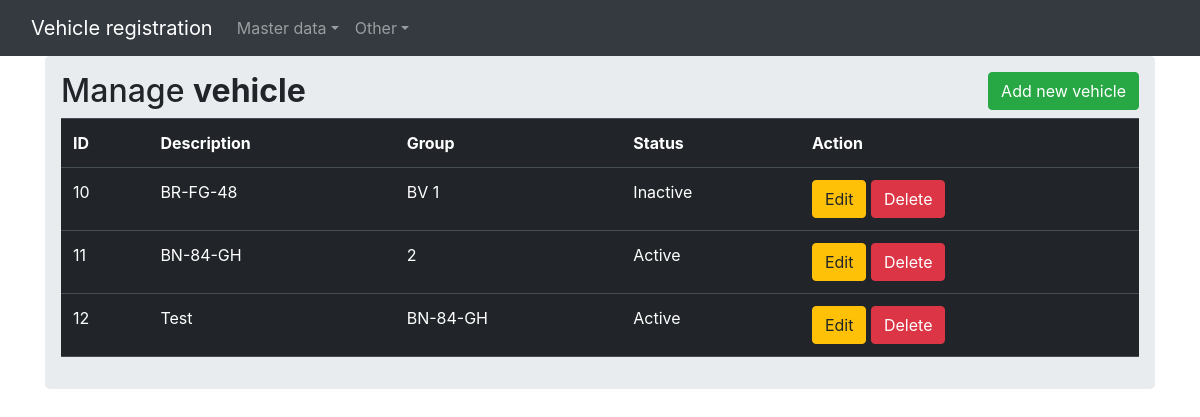
Before: / with the older database file.
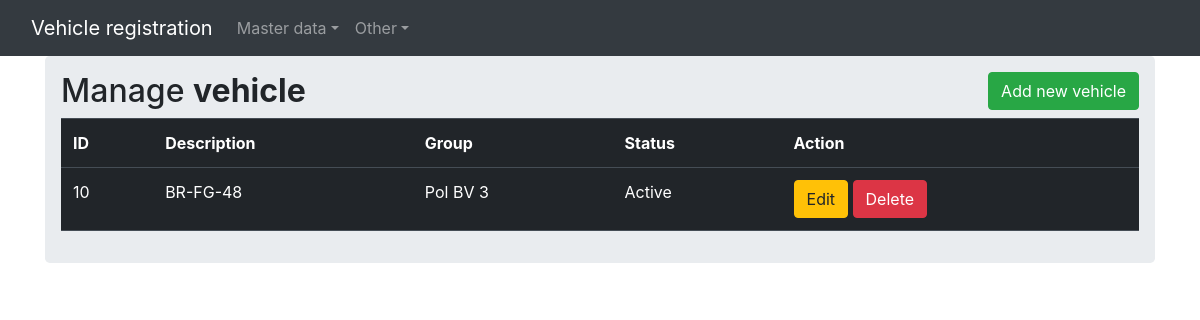
After: the same page with the newer database file.
### models.py (models this page shows)
class vehicle(db.Model):
    vehicleid = db.Column(db.Integer, primary_key=True)
    vehicledescription = db.Column(db.String(10000))
    vehicle_group = db.Column(db.String(10000))
    vehiclestatus = db.Column(db.String(10000))

### views.py (the view)
@views.route('/')
def indexvehicle():
    vehiclesdata = vehicle.query.all()
    vehiclesgroupdata = vehicle_group.query.all()
    return render_template("vehicle.html", vehicles = vehiclesdata, vehiclesgroup = vehiclesgroupdata)

### templates/vehicle.html (shortened to what this page needs)
{% include 'header.html' %}
<head>
   <link rel="stylesheet" href="https://stackpath.bootstrapcdn.com/bootstrap/4.4.1/css/bootstrap.min.css">
</head>
{% block body %}
<div class="container">
    <div class="row">
        <div class="col md-12">
            <div class="jumbotron p-3">
                <h2>Manage <b>vehicle </b>  <button type="button"  class="btn btn-success float-right"
                data-toggle="modal" data-target="#mymodal">Add new vehicle</button> </h2>
                <table class="table table-hover table-dark">
                    <tr>
                        <th>ID</th>
                        <th>Description</th>
                        <th>Group</th>
                        <th>Status</th>
                        <th>Action</th>
                    </tr>
                   {% for row in vehicles %}
                    <tr>
                        <td>{{row.vehicleid}}</td>
                        <td>{{row.vehicledescription}}</td>
                        <td>{{row.vehicle_group}}</td>
                        <td>{{row.vehiclestatus}}</td>
                        <td>
                            <a href="/update/{{row.vehicleid}}" class="btn btn-warning btn-xs" data-toggle="modal" data-target="#modaledit{{row.vehicleID}}">Edit</a>
                            <a href="/delete/{{row.vehicleid}}" class="btn btn-danger btn-xs" onclick="return confirm('Are You Sure To Delete ?')">Delete</a>
                        </td>
                    </tr>
                    {% endfor %}
                </table>
            </div>
        </div>
    </div>
</div>
{% endblock %}

### templates/header.html (shortened to what this page needs)
<!DOCTYPE html>
<html lang="en">
<head>
  <link href="https://cdn.jsdelivr.net/npm/bootstrap@5.1.3/dist/css/bootstrap.min.css" rel="stylesheet">
</head>
<body>
<nav class="navbar navbar-expand-sm bg-dark navbar-dark">
  <div class="container-fluid">
    <a class="navbar-brand" href="#">Vehicle registration</a>
    <div class="collapse navbar-collapse" id="collapsibleNavbar">
      <ul class="navbar-nav">
        <li class="nav-item dropdown">
          <a class="nav-link dropdown-toggle" href="#" role="button" data-bs-toggle="dropdown">Master data</a>
        </li>
        <li class="nav-item dropdown">
          <a class="nav-link dropdown-toggle" href="#" role="button" data-bs-toggle="dropdown">Other</a>
        </li>
      </ul>
    </div>
  </div>
</nav>
</body>
</html>

Changed rows visible on the page:
removed vehicle: vehicleid "11", vehicledescription "BN-84-GH", vehicle_group "2", vehiclestatus "Active"
removed vehicle: vehicleid "12", vehicledescription "Test", vehicle_group "BN-84-GH", vehiclestatus "Active"
changed vehicle "BR-FG-48": vehicle_group "BV 1" → "Pol BV 3"; vehiclestatus "Inactive" → "Active"
